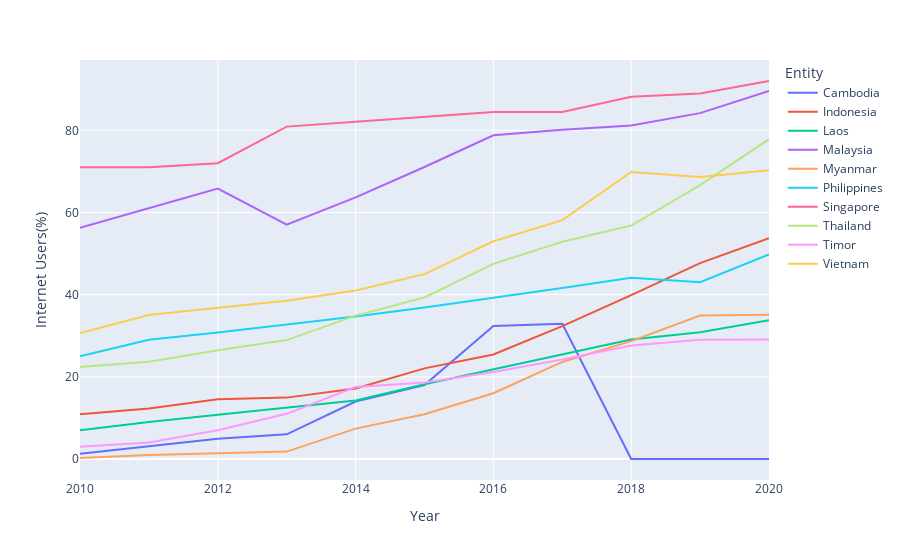

This figure's notebook cell:
### Code cell
fig = px.line(asean, x='Year', y='Internet Users(%)', color='Entity')

fig.show()

### Figure 1 — Plotly figure (JSON) as saved in the notebook; plotly's stock layout.template omitted (floating-point values rounded to 4 significant figures)
{"data": [{"hovertemplate": "Entity=Cambodia<br>Year=%{x}<br>Internet Users(%)=%{y}<extra></extra>", "legendgroup": "Cambodia", "line": {"color": "#636efa", "dash": "solid"}, "marker": {"symbol": "circle"}, "mode": "lines", "name": "Cambodia", "orientation": "v", "showlegend": true, "type": "scatter", "x": [2010, 2011, 2012, 2013, 2014, 2015, 2016, 2017, 2018, 2019, 2020], "xaxis": "x", "y": [1.26, 3.1, 4.94, 6, 14, 18, 32.4, 32.9, 0, 0, 0], "yaxis": "y"}, {"hovertemplate": "Entity=Indonesia<br>Year=%{x}<br>Internet Users(%)=%{y}<extra></extra>", "legendgroup": "Indonesia", "line": {"color": "#EF553B", "dash": "solid"}, "marker": {"symbol": "circle"}, "mode": "lines", "name": "Indonesia", "orientation": "v", "showlegend": true, "type": "scatter", "x": [2010, 2011, 2012, 2013, 2014, 2015, 2016, 2017, 2018, 2019, 2020], "xaxis": "x", "y": [10.92, 12.28, 14.52, 14.94, 17.14, 22.06, 25.45, 32.34, 39.9, 47.69, 53.73], "yaxis": "y"}, {"hovertemplate": "Entity=Laos<br>Year=%{x}<br>Internet Users(%)=%{y}<extra></extra>", "legendgroup": "Laos", "line": {"color": "#00cc96", "dash": "solid"}, "marker": {"symbol": "circle"}, "mode": "lines", "name": "Laos", "orientation": "v", "showlegend": true, "type": "scatter", "x": [2010, 2011, 2012, 2013, 2014, 2015, 2016, 2017, 2018, 2019, 2020], "xaxis": "x", "y": [7, 9, 10.75, 12.5, 14.26, 18.2, 21.87, 25.51, 29.1, 30.84, 33.8], "yaxis": "y"}, {"hovertemplate": "Entity=Malaysia<br>Year=%{x}<br>Internet Users(%)=%{y}<extra></extra>", "legendgroup": "Malaysia", "line": {"color": "#ab63fa", "dash": "solid"}, "marker": {"symbol": "circle"}, "mode": "lines", "name": "Malaysia", "orientation": "v", "showlegend": true, "type": "scatter", "x": [2010, 2011, 2012, 2013, 2014, 2015, 2016, 2017, 2018, 2019, 2020], "xaxis": "x", "y": [56.3, 61, 65.8, 57.06, 63.67, 71.06, 78.79, 80.14, 81.2, 84.19, 89.56], "yaxis": "y"}, {"hovertemplate": "Entity=Myanmar<br>Year=%{x}<br>Internet Users(%)=%{y}<extra></extra>", "legendgroup": "Myanmar", "line": {"color": "#FFA15A", "dash": "solid"}, "marker": {"symbol": "circle"}, "mode": "lines", "name": "Myanmar", "orientation": "v", "showlegend": true, "type": "scatter", "x": [2010, 2011, 2012, 2013, 2014, 2015, 2016, 2017, 2018, 2019, 2020], "xaxis": "x", "y": [0.25, 0.98, 1.4, 1.8, 7.4, 10.9, 16, 23.62, 28.7, 34.9, 35.1], "yaxis": "y"}, {"hovertemplate": "Entity=Philippines<br>Year=%{x}<br>Internet Users(%)=%{y}<extra></extra>", "legendgroup": "Philippines", "line": {"color": "#19d3f3", "dash": "solid"}, "marker": {"symbol": "circle"}, "mode": "lines", "name": "Philippines", "orientation": "v", "showlegend": true, "type": "scatter", "x": [2010, 2011, 2012, 2013, 2014, 2015, 2016, 2017, 2018, 2019, 2020], "xaxis": "x", "y": [25, 29, 30.8, 32.7, 34.7, 36.9, 39.2, 41.6, 44.1, 43.03, 49.8], "yaxis": "y"}, {"hovertemplate": "Entity=Singapore<br>Year=%{x}<br>Internet Users(%)=%{y}<extra></extra>", "legendgroup": "Singapore", "line": {"color": "#FF6692", "dash": "solid"}, "marker": {"symbol": "circle"}, "mode": "lines", "name": "Singapore", "orientation": "v", "showlegend": true, "type": "scatter", "x": [2010, 2011, 2012, 2013, 2014, 2015, 2016, 2017, 2018, 2019, 2020], "xaxis": "x", "y": [71, 71, 72, 80.9, 82.1, 83.2, 84.45, 84.45, 88.17, 88.95, 92.0], "yaxis": "y"}, {"hovertemplate": "Entity=Thailand<br>Year=%{x}<br>Internet Users(%)=%{y}<extra></extra>", "legendgroup": "Thailand", "line": {"color": "#B6E880", "dash": "solid"}, "marker": {"symbol": "circle"}, "mode": "lines", "name": "Thailand", "orientation": "v", "showlegend": true, "type": "scatter", "x": [2010, 2011, 2012, 2013, 2014, 2015, 2016, 2017, 2018, 2019, 2020], "xaxis": "x", "y": [22.4, 23.67, 26.46, 28.94, 34.89, 39.32, 47.5, 52.89, 56.82, 66.65, 77.84], "yaxis": "y"}, {"hovertemplate": "Entity=Timor<br>Year=%{x}<br>Internet Users(%)=%{y}<extra></extra>", "legendgroup": "Timor", "line": {"color": "#FF97FF", "dash": "solid"}, "marker": {"symbol": "circle"}, "mode": "lines", "name": "Timor", "orientation": "v", "showlegend": true, "type": "scatter", "x": [2010, 2011, 2012, 2013, 2014, 2015, 2016, 2017, 2018, 2019, 2020], "xaxis": "x", "y": [3, 4, 7, 11, 17.5, 18.6, 21.2, 24.2, 27.6, 29, 29.1], "yaxis": "y"}, {"hovertemplate": "Entity=Vietnam<br>Year=%{x}<br>Internet Users(%)=%{y}<extra></extra>", "legendgroup": "Vietnam", "line": {"color": "#FECB52", "dash": "solid"}, "marker": {"symbol": "circle"}, "mode": "lines", "name": "Vietnam", "orientation": "v", "showlegend": true, "type": "scatter", "x": [2010, 2011, 2012, 2013, 2014, 2015, 2016, 2017, 2018, 2019, 2020], "xaxis": "x", "y": [30.65, 35.07, 36.8, 38.5, 41, 45, 53, 58.14, 69.85, 68.66, 70.3], "yaxis": "y"}], "layout": {"legend": {"title": {"text": "Entity"}, "tracegroupgap": 0}, "margin": {"t": 60}, "xaxis": {"anchor": "y", "domain": [0, 1], "title": {"text": "Year"}}, "yaxis": {"anchor": "x", "domain": [0, 1], "title": {"text": "Internet Users(%)"}}}}
